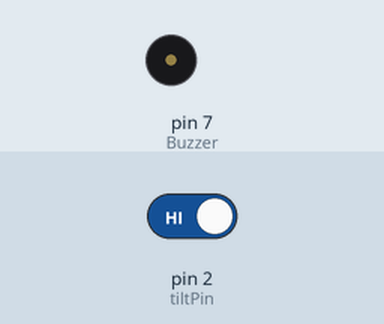
Simulated run of this sketch. Board: Arduino Uno, built with avr-gcc and run on an emulated ATmega328P. Parts: buzzer (waves = sounding, pin HIGH). Inputs (shaded band) come from the test bench; at power-on: pin 2 (tiltPin) HIGH.

Above: at 1.2 s.
1.3 s: pin 2 (tiltPin) driven LOW
At 1.9 s:
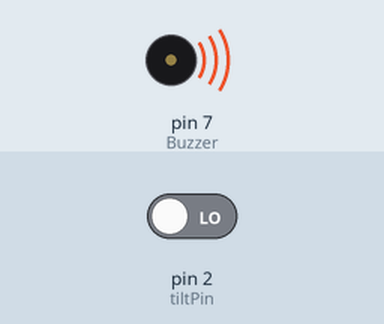
2.8 s: pin 2 (tiltPin) driven HIGH
At 3.1 s:
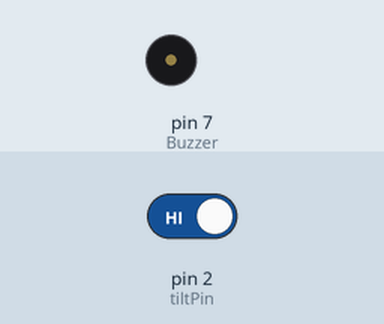
Timing chart, 0 to 5.8 s (numbered marks = the images above; inputs shaded):
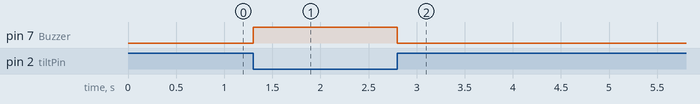

The sketch:

tiltsensor_and_buzzer.ino
```cpp
int tiltPin = 2;
int Buzzer = 7;
void setup() {
  // put your setup code here, to run once:
  pinMode(tiltPin, INPUT_PULLUP);
  pinMode(Buzzer, OUTPUT);

}

void loop() {
  // put your main code here, to run repeatedly:
int state = digitalRead(tiltPin);

if (state == LOW){
  digitalWrite(Buzzer, HIGH);

}
else {
  digitalWrite(Buzzer, LOW);
}
}
```

Measured:
- after the input at 1.3 s, pin 7 (Buzzer): LOW → HIGH at once
- after the input at 2.8 s, pin 7 (Buzzer): HIGH → LOW at once
